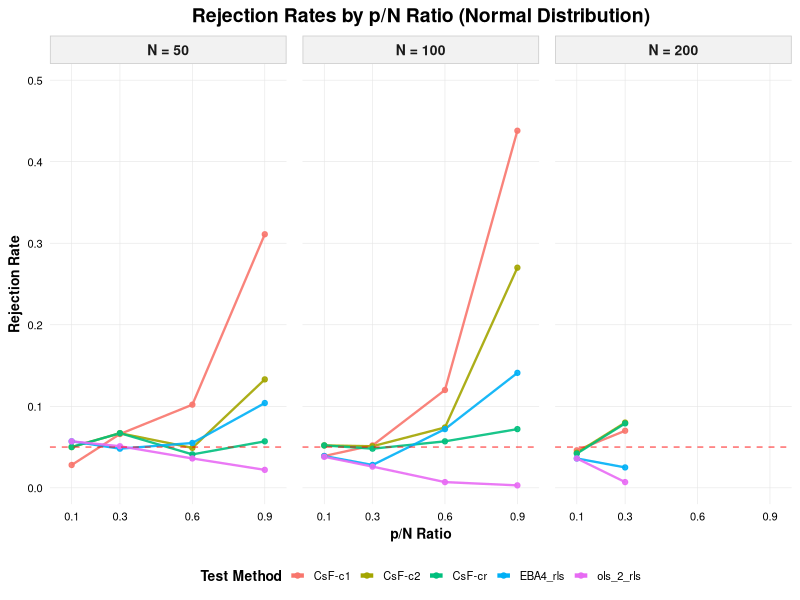
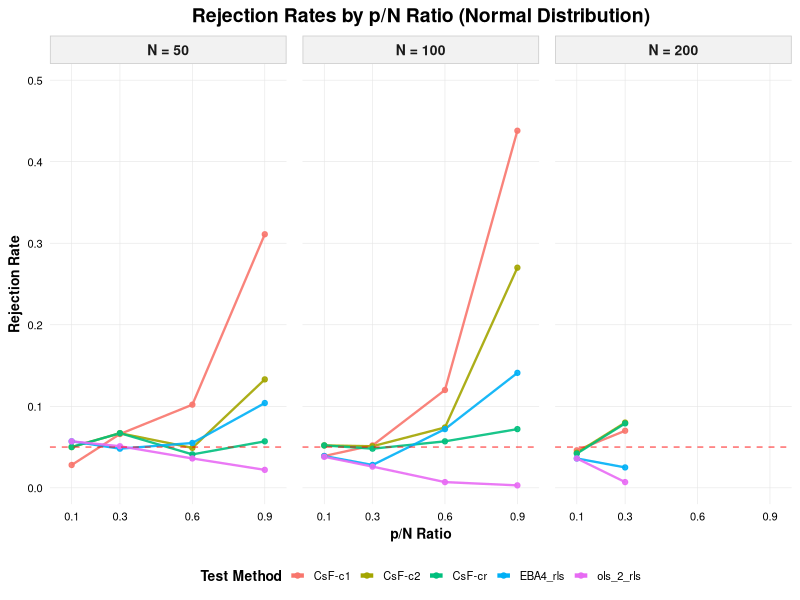

The R script that drew these images, in order:




library(ggplot2)
library(dplyr)
library(tidyr)
library(scales)

# 
normal_data <- data.frame(
  p_N = c(0.1, 0.3, 0.6, 0.9, 0.1, 0.3, 0.6, 0.9, 0.1, 0.3),
  N = c(50, 50, 50, 50, 100, 100, 100, 100, 200, 200),
  pT_CsF_c1 = c(0.028, 0.066, 0.102, 0.311, 0.039, 0.052, 0.12, 0.438, 0.046, 0.07),
  pT_CsF_c2 = c(0.05, 0.067, 0.049, 0.133, 0.052, 0.051, 0.074, 0.27, 0.043, 0.08),
  pT_CsF_cr = c(0.05, 0.067, 0.041, 0.057, 0.052, 0.048, 0.057, 0.072, 0.042, 0.079),
  pEBA4_rls = c(0.057, 0.048, 0.055, 0.104, 0.039, 0.028, 0.072, 0.141, 0.036, 0.025),
  pols_2_rls = c(0.057, 0.051, 0.036, 0.022, 0.038, 0.026, 0.007, 0.003, 0.036, 0.007)
)

# 
test_names <- c(
  "pT_CsF_c1" = "CsF-c1",
  "pT_CsF_c2" = "CsF-c2",
  "pT_CsF_cr" = "CsF-cr",
  "pEBA4_rls" = "EBA4_rls",
  "pols_2_rls" = "ols_2_rls"
)

# 
data_long <- normal_data %>%
  pivot_longer(
    cols = -c(p_N, N),
    names_to = "Test",
    values_to = "Rejection_Rate"
  ) %>%
  mutate(
    Test = factor(Test, levels = names(test_names), labels = test_names),
    N = factor(N, levels = c(50, 100, 200)),
    Test_Group = case_when(
      grepl("F", Test) ~ "F-variants",
      grepl("CsF", Test) ~ "CsF-variants",
      grepl("EBA", Test) ~ "EBA-variants",
      TRUE ~ "Other"
    )
  )

# 
ggplot(data_long, aes(x = p_N, y = Rejection_Rate, color = Test, group = Test)) +
  geom_line(linewidth = 0.8, alpha = 0.9) +
  geom_point(size = 1.5, alpha = 0.9) +
  facet_wrap(~ N, nrow = 1, labeller = labeller(N = ~ paste("N =", .x))) +
  scale_y_continuous(
    limits = c(0, 0.5),                     # 
    breaks = seq(0, 0.5, 0.1),              # 
    expand = c(0, 0.02)
  ) +
  scale_x_continuous(
    breaks = unique(normal_data$p_N),
    labels = scales::number_format(accuracy = 0.1),
    expand = c(0.05, 0.05)
  ) +
  geom_hline(
    yintercept = 0.05, 
    linetype = "dashed", 
    color = "red", 
    linewidth = 0.5,
    alpha = 0.6
  ) +
  labs(
    title = "Rejection Rates by p/N Ratio (Normal Distribution)",
    x = "p/N Ratio",
    y = "Rejection Rate",
    color = "Test Method"
  ) +
  theme_minimal(base_size = 12) +
  theme(
    legend.position = "bottom",
    legend.direction = "horizontal",        # 
    legend.title = element_text(face = "bold", size = 10),
    legend.text = element_text(size = 8),
    legend.key.size = unit(0.4, "cm"),      # 
    panel.grid.major = element_line(color = "grey90", linewidth = 0.2),
    panel.grid.minor = element_blank(),
    strip.background = element_rect(fill = "grey95", color = "grey80"),
    strip.text = element_text(face = "bold", size = 10),
    plot.title = element_text(face = "bold", hjust = 0.5, size = 14),
    axis.title = element_text(face = "bold", size = 10),
    axis.text = element_text(color = "black", size = 8),
    panel.spacing = unit(0.8, "lines")
  ) +
  scale_color_manual(values = scales::hue_pal()(length(test_names))) +
  guides(color = guide_legend(
    nrow = 1,                                # 
    override.aes = list(linewidth = 1.5, alpha = 1)
  ))

# 
ggsave("all_tests_rejection_rates.png", width = 14, height = 8, dpi = 300)



